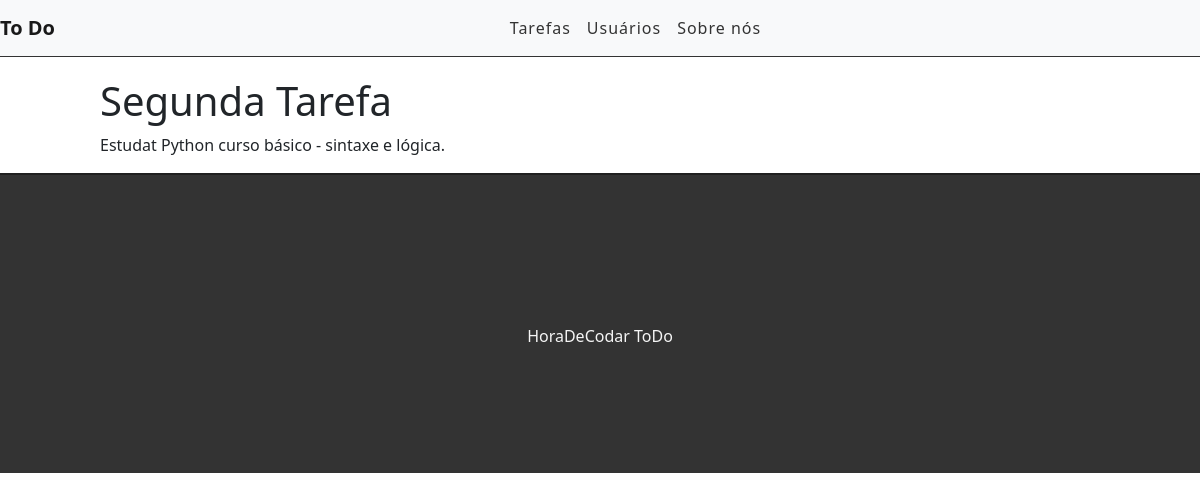
The app's page /task/2, older data.
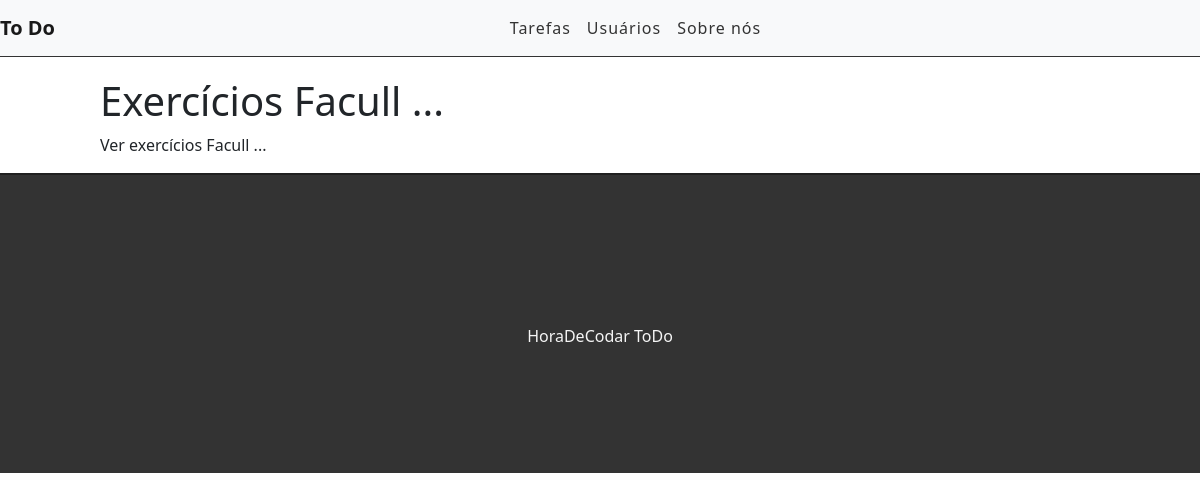
The same page, newer data.
### tasks/models.py (models this page shows, shortened)
class Task(models.Model):
    STATUS = (
        ('doing', 'Doing'),
        ('done', 'Done'),
    )
    title = models.CharField(max_length=255)
    description = models.TextField()
    done = models.CharField(
        max_length=5,
        choices=STATUS,
    )
    created_at = models.DateTimeField(auto_now_add=True)
    updated_at = models.DateTimeField(auto_now=True)

### tasks/views.py (the view)
# urls.py: path('task/<int:id>', views.taskView, name="task-view"),
def taskView(request, id):
    task = get_object_or_404(Task, pk=id)
    return render(request, 'tasks/task.html', {'task': task})

### tasks/templates/tasks/task.html (shortened to what this page needs)
{% extends 'base.html' %}
{% block content %}
<div class="offset-1 col-10 list-div">
    <h1>{{task.title}}</h1>
    <p>{{task.description}}</p>
</div>
{% endblock content %}

### tasks/templates/base.html (shortened to what this page needs)
{% load static %}
<!DOCTYPE html>
<html lang="pt-br">
<head>
    <link rel="stylesheet" href="https://cdn.jsdelivr.net/npm/bootstrap@5.2.2/dist/css/bootstrap.min.css">
    <link rel="stylesheet" href="https://use.fontawesome.com/releases/v5.7.2/css/all.css">
    <link rel="stylesheet" href="{% static 'css/styles.css' %}">
</head>
<body>
    <div class="container-fluid">
        <nav class="navbar navbar-expand-lg navbar-light bg-light">
            <a class="navbar-brand" href="/">To Do</a>
            <div class="collapse navbar-collapse" id="navbarSupportedContent">
                <ul class="navbar-nav">
                    <li class="nav-item">
                        <a class="nav-link" href="#">Tarefas</a>
                    </li>
                    <li class="nav-item">
                        <a class="nav-link" href="#">Usuários</a>
                    </li>
                    <li class="nav-item">
                        <a class="nav-link" href="#">Sobre nós</a>
                    </li>
                </ul>
            </div>
        </nav>
        {% block content %}
        {% endblock %}
        <footer>
            <p>HoraDeCodar ToDo</p>
        </footer>
    </div>
</body>
</html>

### tasks/static/css/styles.css (style rules this page uses)
.container-fluid { padding: 0; }
.navbar { border-bottom: 1px solid #333; margin-bottom: 20px; }
.navbar-nav { margin: auto; }
.navbar-brand { font-weight: bold; }
.navbar-light .navbar-nav a.nav-link { color: #333; letter-spacing: 1px; }
.list-div { padding: 0; }
footer { background-color: #333; height: 300px; border-top: 2px solid #202020; }
footer p { color: #f5f5f5; text-align: center; top: 50%; position: relative; }

Row changes from the older to the newer data that the page shows:
changed Task: title "Segunda Tarefa" → "Exercícios Facull ..."; description "Estudat Python curso básico - sintaxe e lógica." → "Ver exercícios Facull ..."
